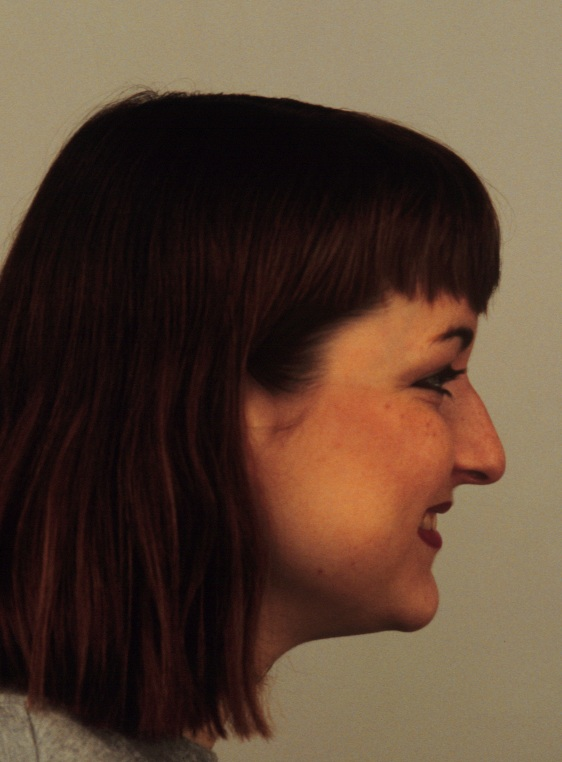
#> input picture KDEF/KDEF/Train/NoStress/AF10HAFR.JPG, 562 x 762 px, given as the content of the folder /home/axyl/codes/College/ml/KDEF/KDEF/Train/Stress, which was not available
$ jupyter execute --allow-errors main.ipynb   (shell and % lines are left out)
#> lines starting #> are read from the running program, lines starting #| are printed output that depends on the picture; pictures that were not available may be replaced by others from this repository, and a replacement may not be noted
[cell 1]
import numpy as np
import cv2
import os
from sklearn.model_selection import train_test_split
from sklearn.preprocessing import StandardScaler
import matplotlib.pyplot as plt
from tqdm import tqdm
import numpy as np
from sklearn.metrics import accuracy_score, precision_score, recall_score, f1_score, confusion_matrix
import argparse
import pathlib
from collections import Counter

[cell 2]
class ImageProcessor:
    def __init__(self, target_size=(64, 64)):
        """
        Initialize the ImageProcessor with a target size for image resizing.

        Parameters:
        target_size (tuple): The desired dimensions (width, height) to resize images.
        """
        self.target_size = target_size

    def load_and_preprocess_image(self, image_path):
        """
        Load an image, convert it to grayscale, resize it, normalize pixel values,
        and flatten it into a one-dimensional array.

        Parameters:
        image_path (str): The file path of the image.

        Returns:
        np.array: Flattened, normalized grayscale image.
        """
        img = cv2.imread(image_path)  # Read the image
#> img is the input picture: shape (762, 562, 3); mean B, G, R 51.8, 67.6, 89.2
        if img is None:
            raise ValueError(f"Could not load image at {image_path}")

        img_gray = cv2.cvtColor(img, cv2.COLOR_BGR2GRAY)  # Convert to grayscale
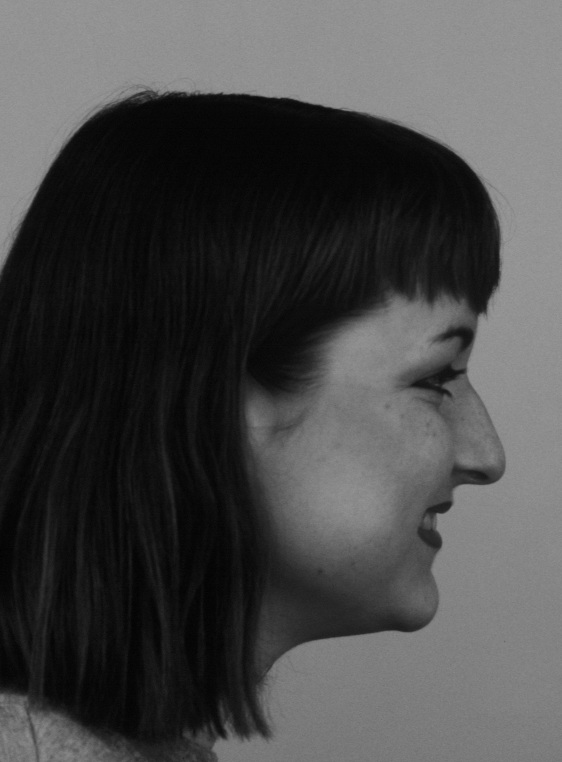
#> img_gray: shape (762, 562); min 1, max 155, mean 72.3
        img_resized = cv2.resize(img_gray, self.target_size)  # Resize the image
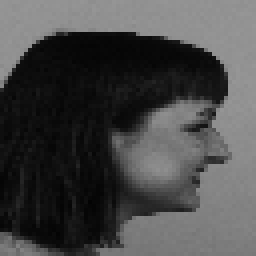
#> img_resized: shape (64, 64) (shown 4 times larger); min 3, max 150, mean 72.1
        img_normalized = img_resized / 255.0  # Normalize pixel values to [0, 1]

        return img_normalized.flatten()  # Flatten the image into a 1D array

    def load_dataset(self, base_path):
        """
        Load a dataset from a directory structure.
        The function assumes that stress images are in 'base_path' and non-stress
        images are in a sibling directory named 'NoStress'.

        Parameters:
        base_path (str): The directory containing stress images.

        Returns:
        tuple: (features, labels) where features is a NumPy array of processed images
               and labels is a NumPy array of corresponding class labels (1 for stress, 0 for no-stress).
        """
        features = []  # List to store image features
        labels = []  # List to store corresponding labels

        parent_dir = os.path.dirname(base_path)  # Get the parent directory

        # Load stress images
        stress_path = base_path
        print(f"Loading stress images from: {stress_path}")
        for img_name in tqdm(os.listdir(stress_path), desc="Loading stress images"):
            if img_name.endswith(('.jpg', '.jpeg', '.png', '.JPG', '.JPEG', '.PNG')):
                img_path = os.path.join(stress_path, img_name)
                try:
                    img_features = self.load_and_preprocess_image(img_path)  # Process image
#> img_features = 4096 values, max 0.588 at index 252, min 0.0118 at index 3222, mean 0.283
                    features.append(img_features)
                    labels.append(1)  # Label stress images as 1
                except Exception as e:
                    print(f"Error processing {img_path}: {str(e)}")

        # Load non-stress images from 'NoStress' folder
        no_stress_path = os.path.join(parent_dir, 'NoStress')
        print(f"Loading non-stress images from: {no_stress_path}")
        for img_name in tqdm(os.listdir(no_stress_path), desc="Loading non-stress images"):
            if img_name.endswith(('.jpg', '.jpeg', '.png', '.JPG', '.JPEG', '.PNG')):
                img_path = os.path.join(no_stress_path, img_name)
                try:
                    img_features = self.load_and_preprocess_image(img_path)  # Process image
                    features.append(img_features)
                    labels.append(0)  # Label non-stress images as 0
                except Exception as e:
                    print(f"Error processing {img_path}: {str(e)}")
#> pass 2 of the loop in load_dataset, `for img_name in tqdm(os.listdir(no_stress_path), desc="Loading non-str..`:
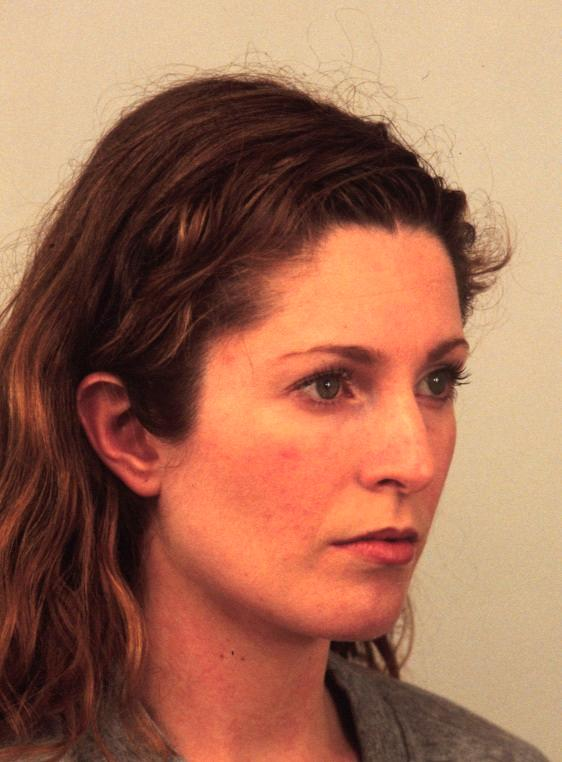
#> input picture KDEF/KDEF/Train/NoStress/AF11NEHR_updated.JPG, 562 x 762 px, found by its file name
#> in load_and_preprocess_image, img is the input picture: shape (762, 562, 3); mean B, G, R 85.6, 110, 162.5
#> in load_and_preprocess_image (call 3), `img_gray = cv2.cvtColor(img, cv2.COLOR_BGR2GRAY)`:
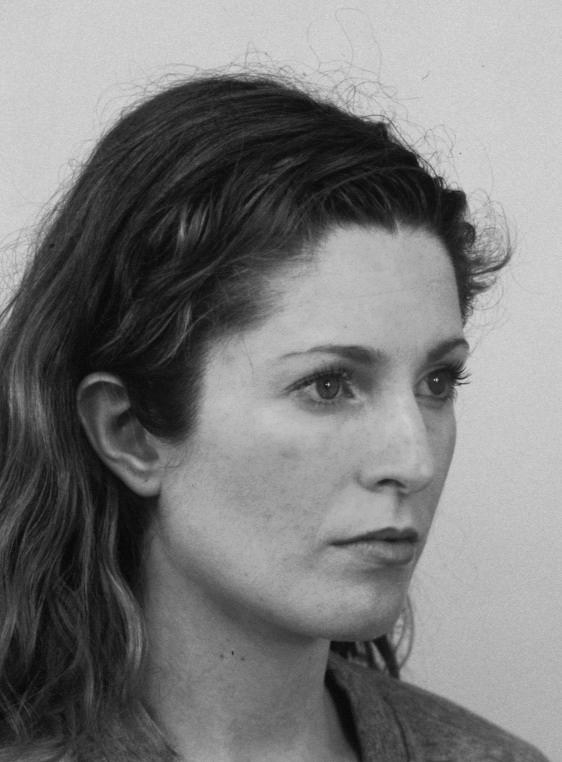
#> img_gray: shape (762, 562); min 5, max 220, mean 122.9
#> in load_and_preprocess_image (call 3), `img_resized = cv2.resize(img_gray, self.target_size)`:
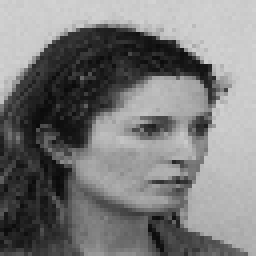
#> img_resized: shape (64, 64) (shown 4 times larger); min 10, max 211, mean 122.8
#> in load_dataset, `img_features = self.load_and_preprocess_image(img_path)`: img_features = 4096 values, max 0.827 at index 38, min 0.0392 at index 1993, mean 0.482
#> pass 3 of the loop in load_dataset, `for img_name in tqdm(os.listdir(no_stress_path), desc="Loading non-str..`:
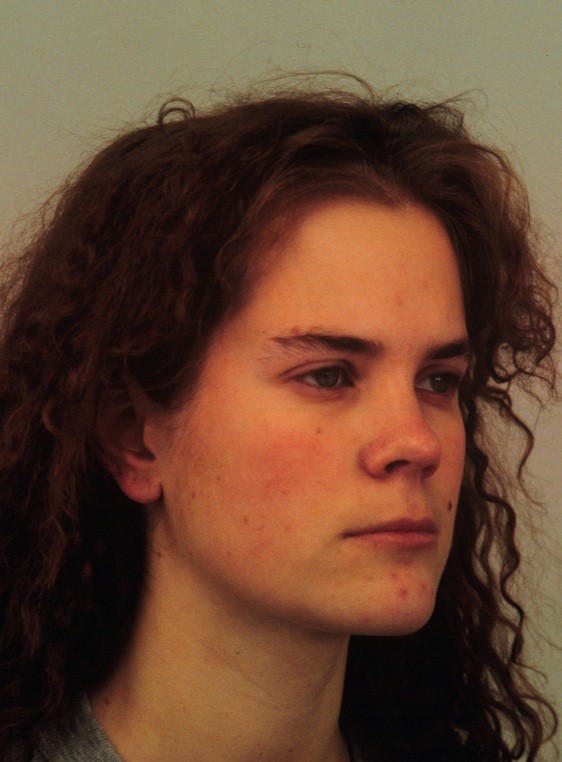
#> input picture KDEF/KDEF/Train/NoStress/AF12NEHR.JPG, 562 x 762 px, found by its file name
#> in load_and_preprocess_image, img is the input picture: shape (762, 562, 3); mean B, G, R 48.8, 68.9, 101.9
#> in load_and_preprocess_image (call 4), `img_gray = cv2.cvtColor(img, cv2.COLOR_BGR2GRAY)`:
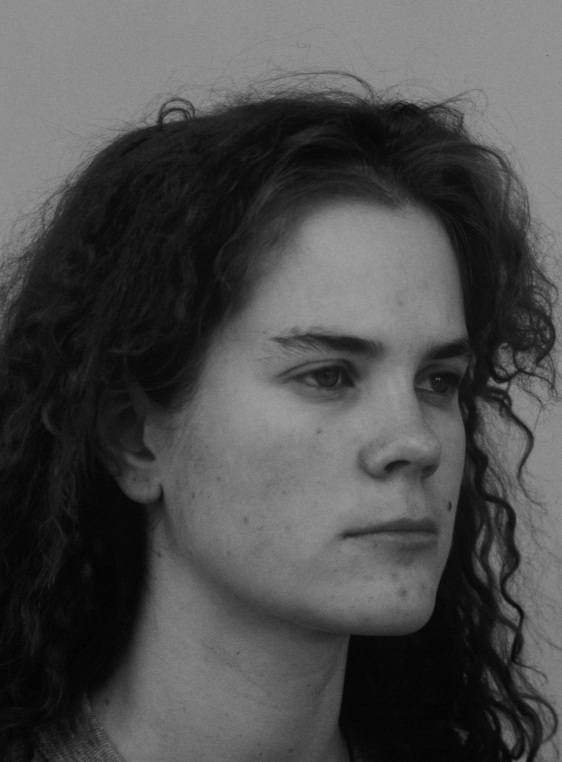
#> img_gray: shape (762, 562); min 1, max 159, mean 76.5
#> in load_and_preprocess_image (call 4), `img_resized = cv2.resize(img_gray, self.target_size)`:
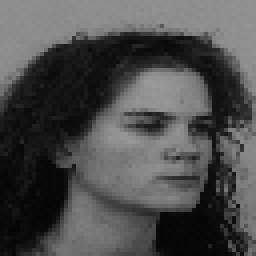
#> img_resized: shape (64, 64) (shown 4 times larger); min 4, max 155, mean 76.4
#> in load_dataset, `img_features = self.load_and_preprocess_image(img_path)`: img_features = 4096 values, max 0.608 at index 1382, min 0.0157 at index 3200, mean 0.299
#> the loop made 4 passes; the first 3 are shown

        return np.array(features), np.array(labels)  # Convert lists to NumPy arrays

[cell 3]
processor = ImageProcessor(target_size=(64, 64))
stress_dir = '/home/axyl/codes/College/ml/KDEF/KDEF/Train/Stress'
features, labels = processor.load_dataset(stress_dir)

[cell 4]
import numpy as np
from tqdm import tqdm  # For displaying progress bar during training

class LogisticRegression:
    # [84 lines left out: functions __init__, sigmoid, fit, predict, not called in this run]

[cell 5]
class KNNClassifier:
    # [26 lines left out: functions __init__, fit, predict, not called in this run]

[cell 6]
class LogisticRegression:
    def __init__(self, learning_rate=0.001, num_iterations=10000):
        """
        Initialize the logistic regression model.
        """
        self.learning_rate = learning_rate
        self.num_iterations = num_iterations
        self.weights = None
        self.bias = None
        self.losses = []

    def sigmoid(self, z):
        """
        Compute the sigmoid function.
        """
        return 1 / (1 + np.exp(-np.clip(z, -250, 250)))

    def fit(self, X, y, batch_size=32):
        """
        Train the logistic regression model using mini-batch gradient descent.
        """
#> called with X = array of shape (4, 4096), y = array of shape (4,), batch_size = 32
        n_samples, n_features = X.shape
#> n_samples = 4; n_features = 4096
        self.weights = np.zeros(n_features)
#> self.weights = 4096 values from 0 to 0
        self.bias = 0

        for iteration in tqdm(range(self.num_iterations), desc="Training"):
            indices = np.random.permutation(n_samples)

            for i in range(0, n_samples, batch_size):
                batch_indices = indices[i:min(i + batch_size, n_samples)]
                X_batch = X[batch_indices]
                y_batch = y[batch_indices]

                linear_pred = np.dot(X_batch, self.weights) + self.bias
                predictions = self.sigmoid(linear_pred)

                dw = (1/len(batch_indices)) * np.dot(X_batch.T, (predictions - y_batch))
                db = (1/len(batch_indices)) * np.sum(predictions - y_batch)

                self.weights -= self.learning_rate * dw
                self.bias -= self.learning_rate * db

            predictions = self.sigmoid(np.dot(X, self.weights) + self.bias)
            loss = -np.mean(y * np.log(predictions + 1e-15) + (1 - y) * np.log(1 - predictions + 1e-15))
            self.losses.append(loss)

    def predict(self, X):
        """
        Predict binary class labels (0 or 1) for input data.
        """
        linear_pred = np.dot(X, self.weights) + self.bias
        y_pred = self.sigmoid(linear_pred)
        return (y_pred >= 0.5).astype(int)

class KNNClassifier:
    def __init__(self, k=5):
        """
        Initialize the KNN classifier.
        """
        self.k = k
        self.X_train = None
        self.y_train = None

    # [18 lines left out: functions fit, predict, not called in this run]

[cell 7]
class NaiveBayesClassifier:
    """
    A Naive Bayes classifier that assumes features are normally distributed (Gaussian Naive Bayes).
    It includes smoothing to handle zero probabilities and a minimum variance to prevent division by zero.
    """
    def __init__(self, smoothing=1e-8, min_variance=1e-8):
        """
        Initializes the NaiveBayesClassifier.

        Args:
            smoothing (float): A small value added to class priors to prevent zero probabilities.
            min_variance (float): A minimum variance value to prevent division by zero in the Gaussian probability calculation.
        """
        # Dictionaries to store class priors, means, and variances
        self.class_priors = {}
        self.class_means = {}
        self.class_vars = {}
        self.classes = None  # Will store the unique class labels
        self.smoothing = smoothing
        self.min_variance = min_variance
        self.scaler = StandardScaler() # For feature scaling

    # [169 lines left out: functions _safe_log, _gaussian_log_probability, fit, predict_proba, predict, score and 1 more, not called in this run]

[cell 8]
import numpy as np
from tqdm import tqdm  # For progress bars

class DecisionTreeClassifier:
    """
    A Decision Tree Classifier for binary or multi-class classification.

    Args:
        max_depth (int): The maximum depth of the tree.  Limits how many levels the tree can grow to prevent overfitting. Default is 5.
        min_samples_split (int): The minimum number of samples required to split an internal node.  Prevents splitting nodes with too few samples. Default is 2.
    """
    def __init__(self, max_depth=5, min_samples_split=2):
        """
        Initializes the DecisionTreeClassifier.
        """
        self.max_depth = max_depth
        self.min_samples_split = min_samples_split
        self.tree = None  # The root of the decision tree.  Initially None until the tree is built.

    class Node:
        """
        Represents a node in the decision tree.
        """
        # [165 lines left out: functions __init__, _entropy, _information_gain, _best_split, _build_tree, fit and 2 more, not called in this run]

[cell 9]
import numpy as np
import matplotlib.pyplot as plt
from sklearn.model_selection import train_test_split
from sklearn.preprocessing import StandardScaler

def compare_all_models(X_train, X_test, y_train, y_test, learning_rate=0.01, num_iterations=100, k=5, max_depth=5):
    """
    Trains and evaluates Logistic Regression, KNN, and Decision Tree models,
    plots their ROC curves, and returns their performance metrics.

    Args:
        X_train (np.ndarray): Training features.
        X_test (np.ndarray): Testing features.
        y_train (np.ndarray): Training labels.
        y_test (np.ndarray): Testing labels.
        learning_rate (float): Learning rate for Logistic Regression.
        num_iterations (int): Number of iterations for Logistic Regression.
        k (int): Number of neighbors for KNN.
        max_depth (int): Maximum depth for Decision Tree.

    Returns:
        tuple: A tuple containing the performance metrics for Logistic Regression, KNN, and Decision Tree.
    """
    # Initialize the models
    logreg = LogisticRegression(learning_rate=learning_rate, num_iterations=num_iterations)
    knn = KNNClassifier(k=k)
    dtree = DecisionTreeClassifier(max_depth=max_depth) #Corrected the typo here

    # Train and evaluate Logistic Regression
    print("\nTraining Logistic Regression...")
    logreg.fit(X_train, y_train)
    logreg_pred = logreg.predict(X_test)
    logreg_metrics = evaluate_model(y_test, logreg_pred)

    # Train and evaluate KNN
    print("\nTraining KNN...")
    knn.fit(X_train, y_train)
    knn_pred = knn.predict(X_test)
    knn_metrics = evaluate_model(y_test, knn_pred)

    # Train and evaluate Decision Tree
    print("\nTraining Decision Tree...")
    dtree.fit(X_train, y_train)
    dtree_pred = dtree.predict(X_test)
    dtree_metrics = evaluate_model(y_test, dtree_pred)

    # Plot ROC curves for all models
    plot_all_roc_curves(logreg, knn, dtree, X_test, y_test)

    return logreg_metrics, knn_metrics, dtree_metrics

# [65 lines left out: functions plot_all_roc_curves, plot_roc_curve, not called in this run]

def main():
    """
    Main function to train and evaluate the models and print their performance.
    """
    # Assuming 'features' and 'labels' are defined elsewhere in your project
    # features, labels = load_data() # Load the features and labels

    print(f"\nDataset statistics:")
    print(f"Total samples: {len(labels)}")
    print(f"Stress samples: {np.sum(labels == 1)}")
    print(f"No-stress samples: {np.sum(labels == 0)}")

    # Split the data into training and testing sets
    X_train, X_test, y_train, y_test = train_test_split(
        features, labels, test_size=0.2, random_state=42 #Set the test size and random state for reproducibility
    )

    # Scale the features using StandardScaler
    scaler = StandardScaler()
    X_train_scaled = scaler.fit_transform(X_train) #Fit and transform the training set
    X_test_scaled = scaler.transform(X_test) #Transform the test set

    # Compare the models
    logreg_metrics, knn_metrics, dtree_metrics = compare_all_models(
        X_train_scaled,
        X_test_scaled,
        y_train,
        y_test,
        learning_rate=0.01,
        num_iterations=100,
        k=5,
        max_depth=5
    )
    # Print the performance metrics for each model
    print("\nLogistic Regression Performance:")
    print(f"Accuracy: {logreg_metrics['accuracy']:.4f}")
    print(f"Precision: {logreg_metrics['precision']:.4f}")
    print(f"Recall: {logreg_metrics['recall']:.4f}")
    print(f"F1 Score: {logreg_metrics['f1_score']:.4f}")

    print("\nKNN Performance:")
    print(f"Accuracy: {knn_metrics['accuracy']:.4f}")
    print(f"Precision: {knn_metrics['precision']:.4f}")
    print(f"Recall: {knn_metrics['recall']:.4f}")
    print(f"F1 Score: {knn_metrics['f1_score']:.4f}")

    print("\nDecision Tree Performance:")
    print(f"Accuracy: {dtree_metrics['accuracy']:.4f}")
    print(f"Precision: {dtree_metrics['precision']:.4f}")
    print(f"Recall: {dtree_metrics['recall']:.4f}")
    print(f"F1 Score: {dtree_metrics['f1_score']:.4f}")

#> (the rest of this cell did not finish here and is left out)

[cell 10]
import numpy as np
from tqdm import tqdm  # For progress bars
import copy  # For creating deep copies of the tree

class DecisionTreeClassifierPruned:
    """
    A Decision Tree Classifier with post-pruning to prevent overfitting.

    Args:
        max_depth (int): The maximum depth of the tree.
        min_samples_split (int): The minimum number of samples required to split an internal node.
        pruning_threshold (float): The threshold for pruning. If pruning a node doesn't decrease accuracy by more than this threshold, the node is pruned.
    """
    # [8 lines left out: function __init__, not called in this run]

    class Node:
        """
        Represents a node in the decision tree.
        """
        # [258 lines left out: functions __init__, _entropy, _information_gain, _best_split, _build_tree, fit and 5 more, not called in this run]

[cell 11]
# Assuming X_train_scaled, X_test_scaled, y_train, y_test are defined and preprocessed NumPy arrays
# Assuming NaiveBayesClassifier is defined elsewhere in the code

# Initialize the Naive Bayes classifier
nb = NaiveBayesClassifier()

# Fit the Naive Bayes classifier to the scaled training data
#> (the rest of this cell did not finish here and is left out)

[cell 12]
# Assuming necessary classes/functions are defined:
# - ImageProcessor, LogisticRegression, train_test_split, StandardScaler,
#   plot_training_curve, evaluate_model

# Initialize the ImageProcessor with a target image size of 64x64 pixels
processor = ImageProcessor(target_size=(64, 64))

# Print status messages to indicate image loading and processing is starting
print("Loading and processing images...")

# Print dataset statistics for informational purposes
print(f"\nDataset statistics:")
print(f"Total samples: {len(labels)}")
print(f"Stress samples: {np.sum(labels == 1)}")
print(f"No-stress samples: {np.sum(labels == 0)}")

# Split the dataset into training and testing sets using an 80/20 split
# The random_state ensures reproducibility of the split
X_train, X_test, y_train, y_test = train_test_split(
    features, labels, test_size=0.2, random_state=42
)

# Initialize a StandardScaler to standardize the features
scaler = StandardScaler()

# Fit the scaler on the training data and transform it
X_train_scaled = scaler.fit_transform(X_train)

# Transform the test data using the fitted scaler
X_test_scaled = scaler.transform(X_test)

# Print status message to indicate the start of logistic regression training
print("\nTraining logistic regression...")

# Initialize the Logistic Regression model with a learning rate of 0.005 and 1500 iterations
model = LogisticRegression(learning_rate=0.005, num_iterations=1500)

# Fit the Logistic Regression model to the scaled training data and training labels
model.fit(X_train_scaled, y_train)
